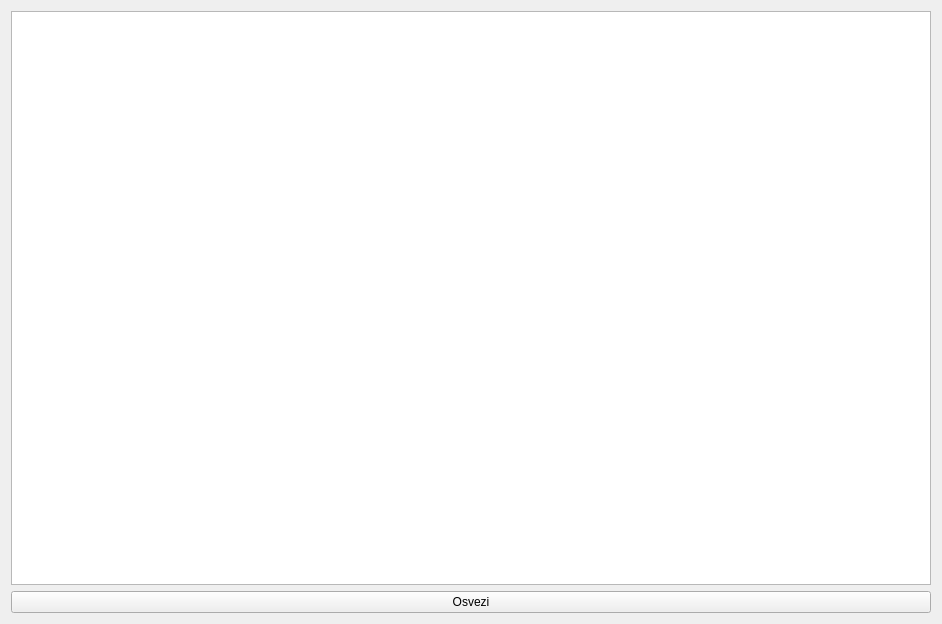
<?xml version="1.0" encoding="UTF-8"?>
<ui version="4.0">
 <class>ShiftManagerView</class>
 <widget class="QWidget" name="ShiftManagerView">
  <property name="geometry">
   <rect>
    <x>0</x>
    <y>0</y>
    <width>942</width>
    <height>624</height>
   </rect>
  </property>
  <property name="windowTitle">
   <string>Form</string>
  </property>
  <layout class="QVBoxLayout" name="verticalLayout">
   <item>
    <widget class="QTableWidget" name="tableWidget">
     <attribute name="horizontalHeaderVisible">
      <bool>false</bool>
     </attribute>
     <attribute name="verticalHeaderVisible">
      <bool>false</bool>
     </attribute>
    </widget>
   </item>
   <item>
    <widget class="QPushButton" name="pushButton">
     <property name="text">
      <string>Osvezi</string>
     </property>
    </widget>
   </item>
  </layout>
 </widget>
 <resources/>
 <connections/>
</ui>
